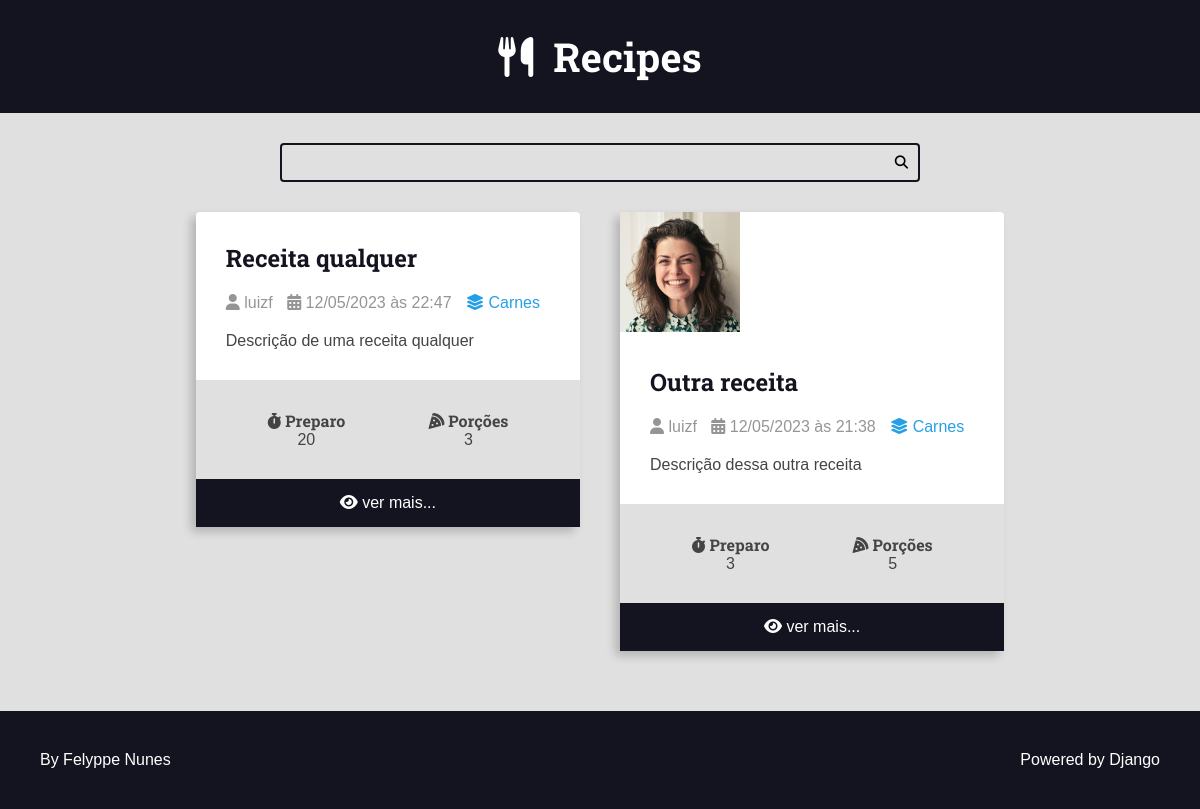
/recipes/category/2/, run on the app's committed database.
### recipes/models.py (models this page shows, shortened)
class Recipe(models.Model):
    title = models.CharField(max_length=65)
    description = models.CharField(max_length=165)
    slug = models.SlugField()
    preparation_time = models.IntegerField()
    preparation_time_unit = models.CharField(max_length=65)
    servings = models.IntegerField()
    servings_unit = models.CharField(max_length=65)
    preparation_steps = models.TextField()
    preparation_steps_is_html = models.BooleanField(default=False)
    created_at = models.DateTimeField(auto_now_add=True)
    updated_at = models.DateTimeField(auto_now=True)
    is_published = models.BooleanField(default=False)
    cover = models.ImageField(upload_to='recipes/covers/%Y/%m/%d/', blank=True, default='')
    category = models.ForeignKey(Category, on_delete=models.SET_NULL, null=True)
    author = models.ForeignKey(User, on_delete=models.SET_NULL, null=True)

class Category(models.Model):
    name = models.CharField(max_length=65)

### recipes/views.py (the view)
# urls.py: path('recipes/category/<int:category_id>/', views.category, name="category"),
def category(request, category_id):
    recipes = Recipe.objects.filter(
        category__id=category_id  #__ serve para acessar campos da foreign key
    ).order_by('-id')
    return render(request, 'recipes/pages/home.html', {
        'recipes': recipes #[make_recipe() for _ in range(10)]
    }
)

### recipes/templates/recipes/pages/home.html (shortened to what this page needs)
{% extends 'global/base.html' %}
{% block content %}
<div class="main-content main-content-list container">
    {% for recipe in recipes %}
        {% include 'recipes/partials/recipe.html' %}
    {% endfor %}
</div>
{% endblock content %}

### recipes/templates/recipes/partials/recipe.html
<div class="recipe recipe-list-item">
    {% if recipe.cover %}
        <div class="recipe-cover">
            <a href='{% url "recipes:recipe" recipe.id %}'>
                <img src='{{ recipe.cover.url }}' alt="temporário"> {% comment %}Se n achar o url da imagem, da erro!{% endcomment %}
            </a>
        </div>
    {% endif %}
    <div class="recipe-title-container">
        <h2>
            <a href='{% url "recipes:recipe" recipe.id %}'>
                {{ recipe.title }}
            </a>
        </h2>
    </div>
    <div class="recipe-author">
        <span class="recipe-author-item">
            <i class="fa-solid fa-user"></i>
            {% if recipe.author.first_name  %}
                {{ recipe.author.first_name }} {{ recipe.author.last_name }}
            {% else %}
                {{ recipe.author.username }}
            {% endif %}
        </span>
        <span class="recipe-author-item">
            <i class="fa-solid fa-calendar-days"></i>
            {{ recipe.created_at|date:"d/m/Y" }} às {{ recipe.created_at|date:"H:i" }}
        </span>
        <span class="recipe-author-item">
            <a href="{% url 'recipes:category' recipe.category.id %}">
                <i class="fa-solid fa-layer-group"></i>
                <span>{{ recipe.category.name }} </span>
            </a>
        </span>
    </div>
    <div class="recipe-content">
        <p>{{ recipe.description }}</p>
    </div>
    <div class="recipe-meta-container">
        <div class="recipe-meta recipe-preparation">
            <h3 class="recipe-meta-title">
                <i class="fa-solid fa-stopwatch"></i>
                Preparo
            </h3>
            <div class="recipe-meta-text">
                {{ recipe.preparation_time }} {{ recipe.preparation_time.unit }}
            </div>
        </div>
        <div class="recipe-meta recipe-servings">
            <h3 class="recipe-meta-title">
                <i class="fa-solid fa-pizza-slice"></i>
                Porções
            </h3>
            <div class="recipe-meta-text">
                {{ recipe.servings }} {{ recipe.servings.unit }}
            </div>
        </div>
    </div>
    {% if is_detail_page is not True %}
        <footer class="recipe-footer">
            <a href="{% url 'recipes:recipe' recipe.id %}" class="recipe-read-more button button-dark button-full-width">
                <i class="fa-solid fa-eye"></i>
                <span>ver mais...</span>
            </a>
        </footer>
    {% endif %}
</div>

### recipes/static/recipes/css/styles.css (style rules this page uses)
:root { --color-primary: #269fe6; --color-primary-hover: #2086c2; --color-primary-dark: #13141f; --color-primary-dark-hover: #212336; --color-primary-light: #d4ecfa; --color-primary-light-hover: #bdd8e7; --color-white: #fff; --color-black: #000; --color-dark-text: #444; --color-info-light: #cce5ff; --color-debug-light: #cce5ff; --color-success-light: #d4edda; --color-alert-light: #fff3cd; --color-warning-light: #fff3cd; --color-error-light: #f8d7da; --color-info-dark: #4d86c4; --color-debug-dark: #4d86c4; --color-success-dark: #4a9c5d; --color-alert-dark: #927f40; --color-warning-dark: #927f40; --color-error-dark: #da525d; --color-gray-0: #f9f9f9; --color-gray-1: #e0e0e0; --color-gray-2: #c7c7c7; --color-gray-3: #aeaeae; --color-gray-4: #959595; --color-gray-5: #7d7d7d; --color-gray-6: #646464; --color-gray-7: #4b4b4b; --color-gray-8: #323232; --color-gray-9: #191919; --font-primary: sans-serif; --font-headings: 'Roboto Slab', serif; --spacing-gutter-medium: 3rem; --spacing-gutter-large: 4rem; }
* { padding: 0; margin: 0; box-sizing: border-box; }
html { font-size: 62.5%; }
body { background-color: var(--color-gray-1); font-size: 1.6rem; font-family: var(--font-primary); color: var(--color-dark-text); }
h1, h2, h3, h4, h5, h6 { font-family: var(--font-headings); }
.container { max-width: 144rem; margin: 0 auto; padding: var(--spacing-gutter-medium); }
.main-content { padding-top: 0; }
.main-content-list { display: grid; grid-template-columns: repeat(auto-fit, minmax(340px, 1fr)); gap: var(--spacing-gutter-large); }
.recipe { background-color: var(--color-white); box-shadow: -5px 5px 10px rgba(0, 0, 0, .2); transition: 200ms ease-in-out; border-radius: .4rem; }
.recipe img { max-width: 100%; }
.recipe-list-item { max-width: 64rem; height: fit-content; }
.recipe-title-container { padding: var(--spacing-gutter-medium); padding-bottom: 2rem; }
.recipe-title-container a { text-decoration: none; color: var(--color-primary-dark); }
.recipe-author { padding: 0 var(--spacing-gutter-medium); }
.recipe-content { padding: var(--spacing-gutter-medium); padding-top: 2rem; }
.recipe-author-item { color: var(--color-gray-4); margin-right: 1rem; }
.recipe-author a { color: var(--color-primary); transition: 200ms ease-in-out; text-decoration: none; }
.recipe-meta-container { display: flex; flex-flow: row wrap; padding: var(--spacing-gutter-medium); background-color: var(--color-gray-1); }
.recipe-meta { display: flex; flex-flow: column nowrap; flex-shrink: 1; flex-grow: 1; text-align: center; }
.recipe-meta-title { font-size: 1.6rem; }
.recipe-footer a { background-color: var(--color-primary-dark); color: var(--color-white); display: block; flex-flow: row nowrap; text-decoration: none; text-align: center; padding: 1.5rem var(--spacing-gutter-medium); transition: 200ms ease-in-out; }

### data on the page
Recipe: title "Receita qualquer", author.username "luizf", created_at "12/05/2023", created_at "22:47", category.name "Carnes", description "Descrição de uma receita qualquer", preparation_time "20", servings "3"
Recipe: cover (picture), title "Outra receita", author.username "luizf", created_at "12/05/2023", created_at "21:38", category.name "Carnes", description "Descrição dessa outra receita", preparation_time "3", servings "5"
